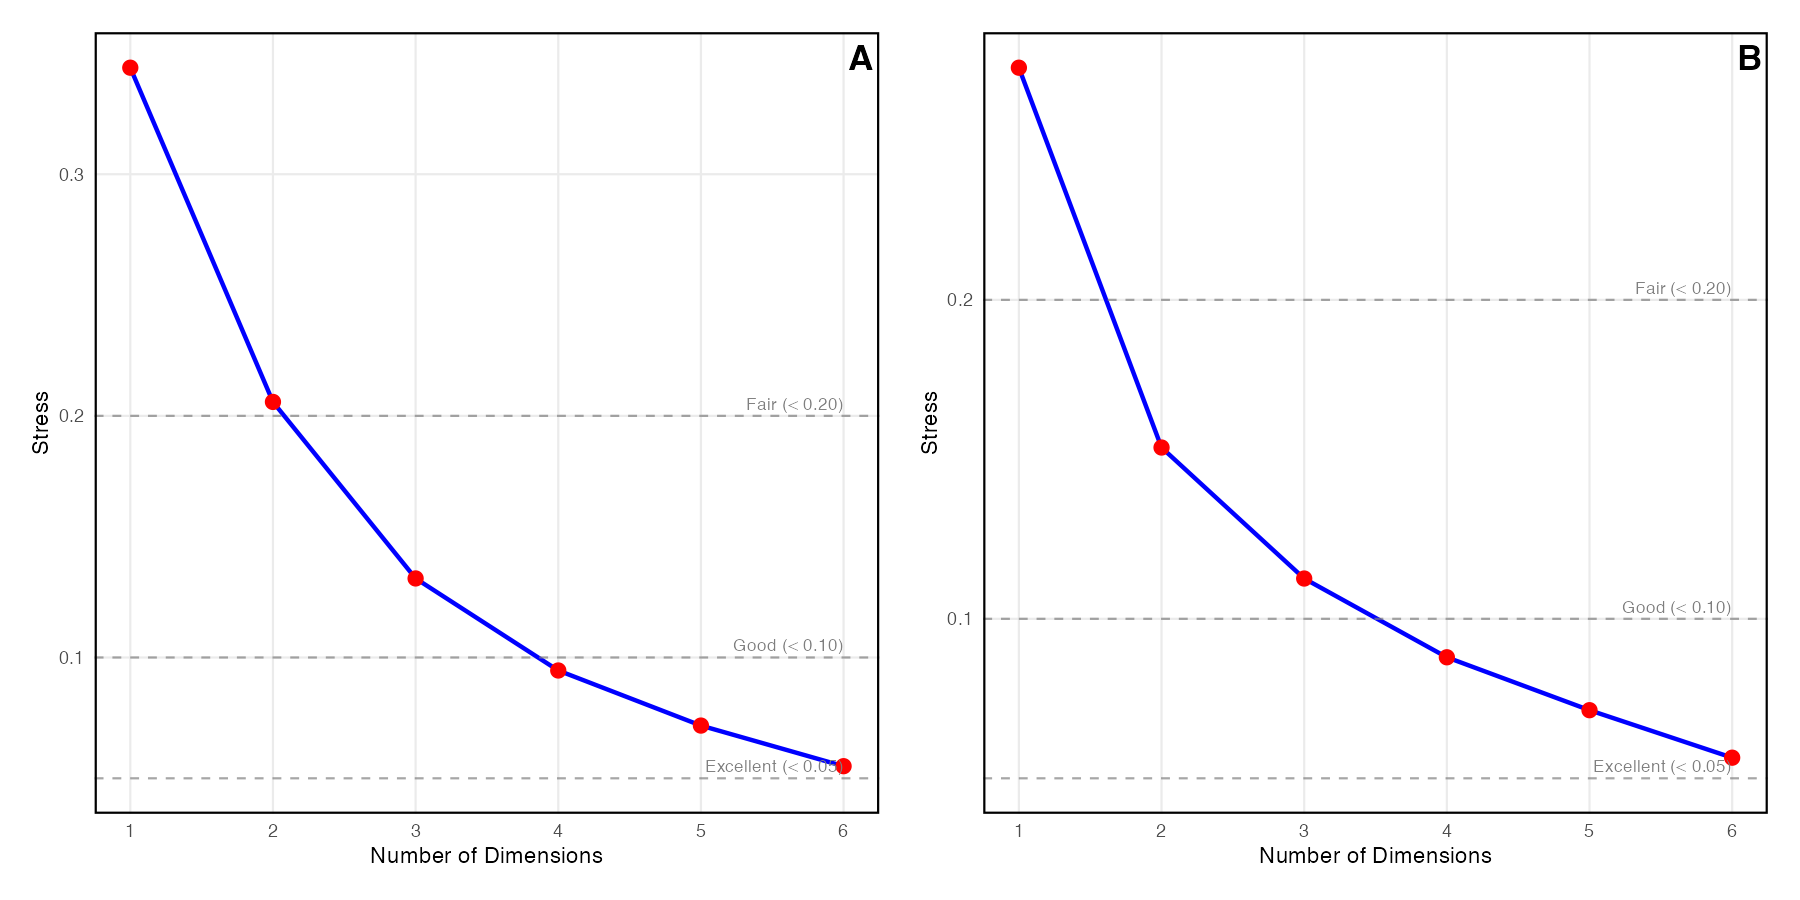

Generate this figure with R:
#!/usr/bin/env Rscript
# composite_nmds_stress_analysis.R
#
# Creates a composite figure showing NMDS stress reduction analysis for both:
# - Left panels (A & C): Bray-Curtis stress vs dimensions and % reduction
# - Right panels (B & D): Jaccard stress vs dimensions and % reduction
# -------------------------------------------------------------------------

library(ggplot2)
library(dplyr)
library(patchwork)
library(cowplot)

# Load env vars and utility
readRenviron(".Renviron")
source("utils/metadata_utils.R")

# -------------------------------
# Load Bray-Curtis Stress Data
# -------------------------------

cat("Running Bray-Curtis stress analysis...\n")

# Source the Bray-Curtis dimensionality script to get stress results
source("BetaAnalysis/nmds_dimensionality_bray.R")

# Store Bray-Curtis results
bray_stress_results <- stress_results
bray_p1 <- p1  # stress vs dimensions plot
bray_p2 <- p2  # % reduction plot

# -------------------------------
# Load Jaccard Stress Data  
# -------------------------------

cat("Running Jaccard stress analysis...\n")

# Source the Jaccard dimensionality script to get stress results
source("BetaAnalysis/nmds_dimensionality_jaccard.R")

# Store Jaccard results
jaccard_stress_results <- stress_results
jaccard_p1 <- p1  # stress vs dimensions plot  
jaccard_p2 <- p2  # % reduction plot

# -------------------------------
# Create Composite Figure with Panel Labels
# -------------------------------

# Add panel labels (A/B only, no titles) with borders and labels in upper right
bray_stress_plot <- bray_p1 + 
  annotate("text", x = Inf, y = Inf, label = "A", 
           hjust = 1.2, vjust = 1.5, size = 6, fontface = "bold") +
  theme(
    panel.border = element_rect(colour = "black", fill = NA, linewidth = 1),
    plot.margin = margin(t = 10, r = 10, b = 10, l = 10, unit = "pt")
  )

jaccard_stress_plot <- jaccard_p1 + 
  annotate("text", x = Inf, y = Inf, label = "B", 
           hjust = 1.2, vjust = 1.5, size = 6, fontface = "bold") +
  theme(
    panel.border = element_rect(colour = "black", fill = NA, linewidth = 1),
    plot.margin = margin(t = 10, r = 10, b = 10, l = 10, unit = "pt")
  )

# Arrange side by side (only top plots)
final_plot <- bray_stress_plot | jaccard_stress_plot

# -------------------------------
# Display and Save Plot
# -------------------------------

print(final_plot)

# Save high-quality TIFF
cat("Saving composite NMDS stress analysis plot...\n")
ggsave(
  filename = "BetaAnalysis/composite_nmds_stress_analysis.tiff",
  plot = final_plot,
  width = 12,
  height = 6,
  dpi = 600,
  bg = "white"
)

# Save preview PNG
ggsave(
  filename = "BetaAnalysis/composite_nmds_stress_analysis.png",
  plot = final_plot,
  width = 12,
  height = 6,
  dpi = 150,
  bg = "white"
)

cat("Composite NMDS stress analysis saved as:\n")
cat("- BetaAnalysis/composite_nmds_stress_analysis.tiff (high quality)\n")
cat("- BetaAnalysis/composite_nmds_stress_analysis.png (preview)\n")

# -------------------------------
# Print Summary
# -------------------------------

cat("\n=== NMDS Stress Analysis Summary ===\n")
cat("Bray-Curtis optimal dimensions: 4D (stress =", round(bray_stress_results$stress[bray_stress_results$k == 4], 3), ")\n")
cat("Jaccard optimal dimensions: 4D (stress =", round(jaccard_stress_results$stress[jaccard_stress_results$k == 4], 3), ")\n")
cat("Both analyses support 4D NMDS solutions with good stress values (< 0.10).\n")
